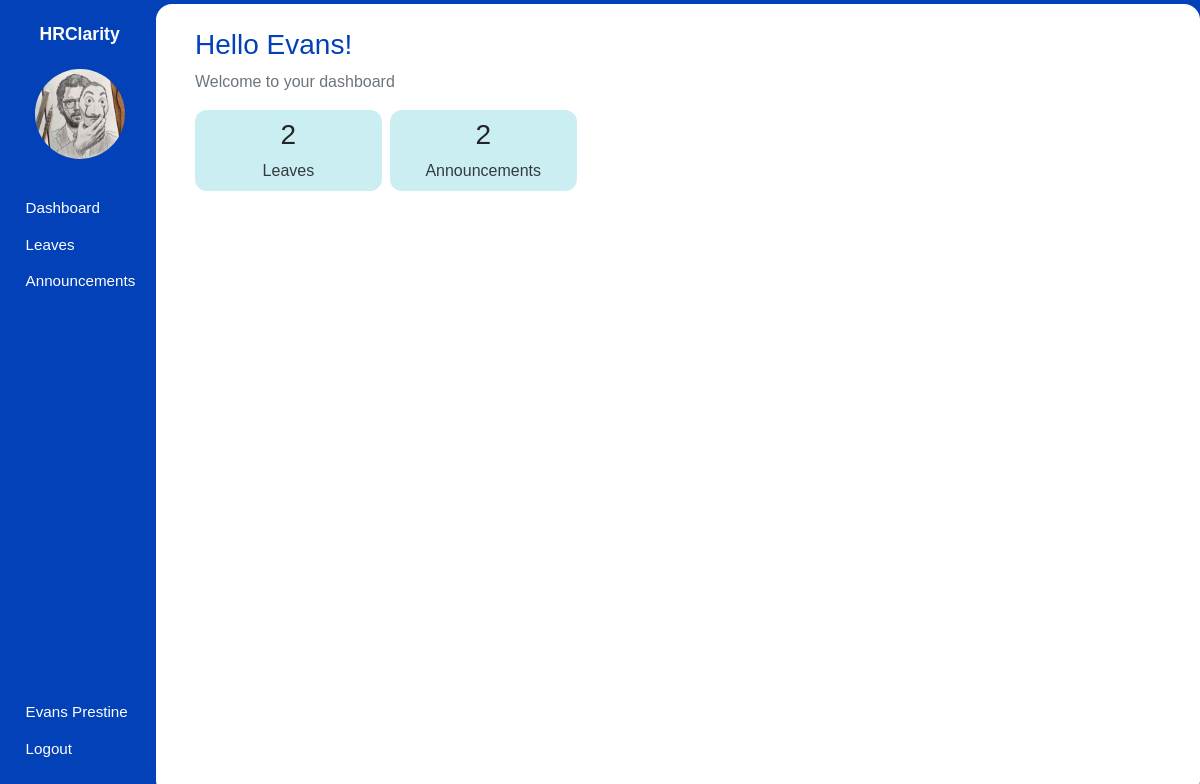
The page /employee/dashboard (signed in) on the database its author committed.
### hrms/models.py (models this page shows, shortened)
class User(db.Model, UserMixin):
    id = db.Column(db.Integer, primary_key=True)
    first_name = db.Column(db.String(80), nullable=False)
    last_name = db.Column(db.String(120), nullable=False)
    dob = db.Column(db.Date, nullable=False)
    gender = db.Column(db.String(7), nullable=False)
    email_address = db.Column(db.String(120), nullable=False)
    phone_number = db.Column(db.String(20), nullable=False)
    national_id = db.Column(db.Integer, nullable=False)
    user_level = db.Column(db.Integer, nullable=False, default=1)
    user_type = db.Column(db.String(10), nullable=False, default='employee')
    password = db.Column(db.String(60), nullable=False)
    image_file = db.Column(db.String(20), nullable=False, default='default.jpg')
    leaves = db.relationship('Leave')
    occupation_id = db.Column(db.Integer, db.ForeignKey('occupation.id'), nullable=False)

### hrms/employee/routes.py (the view)
@employee.route('/employee/dashboard')
@login_required
def employee_dashboard():
    announcements_count = Announcement.query.count()
    leaves_count = len(Leave.query.filter_by(employee_id=current_user.id).all())
    return render_template('employee/dashboard.html', page_title='User Dashboard', announcements_count=announcements_count, leaves_count=leaves_count, user=current_user)

### hrms/models.py (called while the page is built)
@login_manager.user_loader
def load_user(user_id):
    user = User.query.filter_by(id=user_id).first()
    return user

### hrms/templates/employee/dashboard.html
{% extends 'main_layout.html' %} {% block body %}
<section class="app">
  {% include "aside.html" %}
  <main class="Dashboard">
    <div class="main_container container-fluid dashboard_wrapper p-4">
      <div class="hero container">
        <div class="text">
          <h3>Hello {{ current_user.first_name }}!</h3>
          <p class="text-secondary">Welcome to your dashboard</p>
        </div>
      </div>
      <div class="container stats">
        <div class="stat">
          <h3>{{ leaves_count }}</h3>
          <a
            href="{{ url_for('leaves.employee_view_leaves') }}"
            class="text-dark"
            >Leaves</a
          >
        </div>
        <div class="stat">
          <h3>{{ announcements_count }}</h3>
          <a
            href="{{ url_for('announcements.employee_view_announcements') }}"
            class="text-dark"
            >Announcements</a
          >
        </div>
      </div>
    </div>
  </main>
</section>
{% endblock body %}

### hrms/templates/aside.html (shortened to what this page needs)
<aside>
  <h1 class="mt-3">HRClarity</h1>
  <div class="container text-center mt-4">
    <img src="{{ url_for('static', filename='images/profile_pictures/' ~ current_user.image_file ) }}" alt="Employee" class="rounded-circle" width="90" height="90" />
  </div>
  <div class="links">
    <ul>
      {% if current_user.user_level == 1 %}
        <li>
            <a href="{{ url_for('employee.employee_dashboard') }}">
                <span class="icon icon-home"></span>
                <span>Dashboard</span>
            </a>
        </li>
        <li>
            <a href="{{ url_for('leaves.employee_view_leaves') }}">
                <span class="icon icon-car"></span>
                <span>Leaves</span>
            </a>
        </li>
        <li>
            <a href="{{ url_for('announcements.employee_view_announcements') }}">
                <span class="icon icon-speaker"></span>
                <span>Announcements</span>
            </a>
        </li>
      {% endif %}
    </ul>
    <ul>
      <li>
        <a href="{{ url_for('user.profile_settings', employee_id=current_user.id) }}">
            <span class="icon icon-user"></span>
            <span>{{ user.first_name }} {{ user.last_name }}</span>
        </a>
      </li>
      <li>
        <a href="{{ url_for('user.logout') }}">
            <span class="icon icon-power-off"></span>
            <span>Logout</span>
        </a>
      </li>
    </ul>
  </div>
</aside>

### hrms/static/css/icomoon.css (style rules this page uses)
[class^="icon-"], [class*=" icon-"] { font-family: 'icomoon' !important; speak: none; font-style: normal; font-weight: normal; font-variant: normal; text-transform: none; line-height: 1; -webkit-font-smoothing: antialiased; -moz-osx-font-smoothing: grayscale; }
.icon-user:before { content: "\f007"; }
.icon-power-off:before { content: "\f011"; }
.icon-home:before { content: "\f015"; }
.icon-car:before { content: "\f1b9"; }
.icon-speaker:before { content: "\e32d"; }

### hrms/static/css/styles.css (style rules this page uses)
* { font-family: sans-serif, Arial, Helvetica; padding: 0; margin: 0; }
.app { background: #0241b8; height: 100vh; display: flex; align-items: center; }
.app aside { width: 13%; height: 100%; padding: 0.5em 0 0.2em 0.2em; color: #fff; }
.app aside h1 { font-size: 1.1em; font-weight: bold; text-align: center; }
.app aside .links ul { list-style: none; }
.app aside .links ul li { margin: 0.1em 0; padding: 6px; }
.app aside .links ul li a { text-decoration: none; color: #ffffff; display: flex; align-items: center; }
.app aside .links ul:nth-of-type(1) { margin: 2em 0; }
.app aside .links ul:nth-of-type(2) { position: absolute; bottom: 1em; }
.app aside .links .icon { margin: 0 0.3em 0 0; }
.app aside .links a span:nth-of-type(2), .app aside .links .icon { font-size: 0.95em; }
.app main { width: 87%; height: 99vh; overflow-y: auto; z-index: 5; }
.app main .main_container { border-radius: 16px; background: #fff; padding-bottom: 12px; height: 100%; overflow: auto; }
.Dashboard .dashboard_wrapper { height: 100%; }
.Dashboard .dashboard_wrapper .hero .text h3 { color: #0241b8; }
.Dashboard .dashboard_wrapper .stats { display: grid; grid-template-columns: repeat(5, 1fr); gap: 0.5em; }
.Dashboard .dashboard_wrapper .stats .stat { background: rgb(203, 238, 243); padding: 0.5em 1em; border-radius: 12px; text-align: center; }

### rows shown on the page
User: image_file (picture), first_name "Evans", last_name "Prestine"

### other values the page prints
{{ leaves_count }} "2"
{{ announcements_count }} "2"
